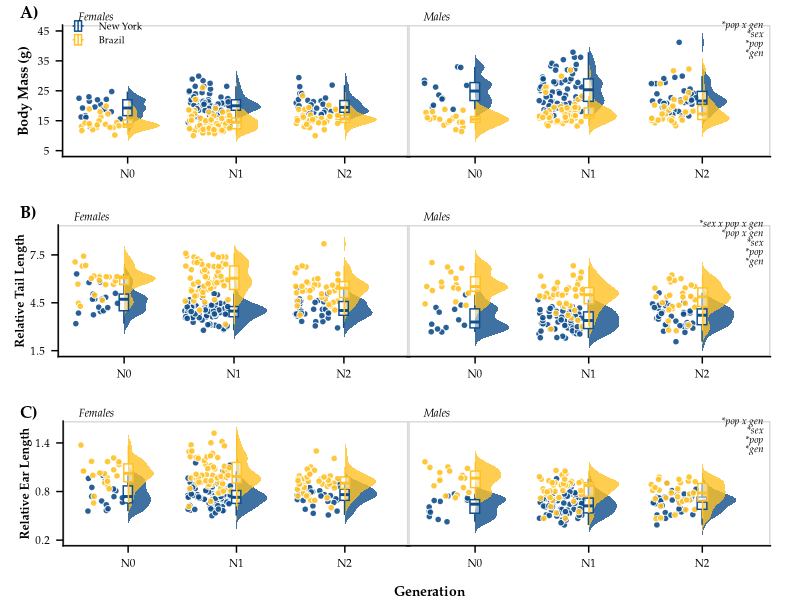

The R source for this figure: (Note: this script raises an error after producing the figure.)
#!/usr/bin/env Rscript --vanilla

##############################################################

# Author: Mallory A. Ballinger

# This script plots *relative* extremity lengths of New York mice
# and Brazil mice across generations (i.e. common garden experiment #1).
# Data were cleaned using the script ./clean_Generations.R.
# This script generates Figure 2 in Ballinger_AmNat_2021.


##############################################################
# Required packages
##############################################################

rm(list = ls()) # clear R's environment
library(tidyverse)
library(here)
library(ggridges)
library(cowplot)
library(car)
library(ggtext)
library(glue)
library(scales)


set.seed(19910118) # so that jitter plots stay in same jittered positions
##############################################################
# Import data
##############################################################

GenerationMetaData <- read_csv(here("data/processed/GenerationColonyData.csv")) %>%
  select(-GUID, -Collector_ID, -Age_days, -Notes) %>% select(-1) %>%
  mutate(Sex = fct_relevel(Sex, "Male", "Female")) %>% # put males before females
  mutate(Population = fct_relevel(Population, "New York", "Brazil")) # put evolved cold pop first

# get sample size of each column
#colSums(!is.na(GenerationMetaData))





##############################################################
# Apply filtering and calculate residuals
##############################################################

# Based on outlier tests (see ./model_Generations.R), any tail length
# less than 50mm is an extreme outlier

Generation_filtered <- GenerationMetaData %>%
  mutate(Tail_Length_mm = ifelse(Tail_Length_mm < 50, NA, Tail_Length_mm)) %>%
  mutate(RelativeTail = (Tail_Length_mm) / (Body_Weight_g))


# Based on outlier tests (see 'code/model_Generations.R'), any ear length
# less than 8mm is an extreme outlier

Generation_filtered_2 <- GenerationMetaData %>%
  mutate(Ear_Length_mm = ifelse(Ear_Length_mm < 8, NA, Ear_Length_mm))  %>%
  mutate(RelativeEar = (Ear_Length_mm) / (Body_Weight_g))





##############################################################
# Get values from statistical analyses
##############################################################

# Refer to ./model_Generations_relative.R for model comparisons and statistical analyses

# > car::Anova(lm(rank(Body_Weight_g) ~ Sex * Population * Generation, data = GenerationMetaData), type = "III")
# Anova Table (Type III tests)
# 
# Response: rank(Body_Weight_g)
# Sum Sq  Df  F value    Pr(>F)    
# (Intercept)               16755268   1 1963.7874 < 2.2e-16 ***
# Sex                         433369   1   50.7926 4.243e-12 ***
# Population                 2410634   1  282.5364 < 2.2e-16 ***
# Generation                   62333   2    3.6528   0.02671 *  
# Sex:Population                4388   1    0.5143   0.47366    
# Sex:Generation               15273   2    0.8951   0.40933    
# Population:Generation        59838   2    3.5066   0.03084 *  
# Sex:Population:Generation    46731   2    2.7386   0.06577 .  
# Residuals                  3745600 439                     
# ---
# Signif. codes:  0 ‘***’ 0.001 ‘**’ 0.01 ‘*’ 0.05 ‘.’ 0.1 ‘ ’ 1

BW_deets <- ("&#42;pop x gen<br>\
             &#42;sex<br>\
             &#42;pop<br>\
             &#42;gen")

# > car::Anova(lm(RelativeTail ~ Sex * Population * Generation,
#                 +            data = Generation_filtered), type = "III")
# Anova Table (Type III tests)
# 
# Response: RelativeTail
# Sum Sq  Df    F value    Pr(>F)    
# (Intercept)               6949.0   1 11236.7825 < 2.2e-16 ***
# Sex                         37.5   1    60.6451 5.394e-14 ***
# Population                 198.8   1   321.4267 < 2.2e-16 ***
# Generation                   8.8   2     7.0821 0.0009441 ***
# Sex:Population               0.0   1     0.0506 0.8222177    
# Sex:Generation               1.6   2     1.3322 0.2650213    
# Population:Generation        6.5   2     5.2860 0.0054042 ** 
# Sex:Population:Generation    4.9   2     3.9512 0.0199513 *  
# Residuals                  259.7 420                                      
# ---
# Signif. codes:  0 ‘***’ 0.001 ‘**’ 0.01 ‘*’ 0.05 ‘.’ 0.1 ‘ ’ 1

TL_deets <- ("&#42;sex x pop x gen<br>
            &#42;pop x gen<br>\
            &#42;sex<br>\
            &#42;pop<br>\
            &#42;gen")


# > car::Anova(lm(RelativeEar ~ Sex * Population * Generation,
#                 +               data = Generation_filtered_2), type = "III")
# Anova Table (Type III tests)
# 
# Response: RelativeEar
# Sum Sq  Df    F value    Pr(>F)    
# (Intercept)               208.353   1 10098.5529 < 2.2e-16 ***
# Sex                         1.307   1    63.3558  1.61e-14 ***
# Population                  3.984   1   193.0768 < 2.2e-16 ***
# Generation                  0.202   2     4.8859 0.0079849 ** 
# Sex:Population              0.012   1     0.5765 0.4481293    
# Sex:Generation              0.047   2     1.1375 0.3215933    
# Population:Generation       0.352   2     8.5330 0.0002329 ***
# Sex:Population:Generation   0.092   2     2.2382 0.1079115    
# Residuals                   8.707 422                    
# ---
# Signif. codes:  0 ‘***’ 0.001 ‘**’ 0.01 ‘*’ 0.05 ‘.’ 0.1 ‘ ’ 1

EL_deets <- ("&#42;pop x gen<br>\
              &#42;sex<br>\
              &#42;pop<br>\
              &#42;gen")




##############################################################
# Plot sex-specific body mass ridgeplot across generations
##############################################################

MaleBW <- GenerationMetaData %>%
  filter(Sex == "Male")

FemaleBW <- GenerationMetaData %>%
  filter(Sex == "Female")


Fmassridge <- 
  ggplot(data = FemaleBW, aes(y = Generation, x = Body_Weight_g)) +
  geom_density_ridges(aes(point_color = Population, point_fill = Population, fill = Population),
                      jittered_points = TRUE, position = "raincloud",
                      alpha = 0.8, point_size = 1.85, point_alpha = 0.9, scale = 0.3,
                      point_shape=21, point_color = "white", color = NA) +
  geom_boxplot(aes(x = Body_Weight_g, y = Generation, color = Population),
               position = position_dodge(width = 0.01),  outlier.shape = NA,
               alpha = 0.5, width = 0.17) +
  scale_x_continuous(breaks = seq(from=5, to=45, by=10),
                     labels = seq(from=5, to=45, by=10),
                     limits = c(5,45)) +
  scale_discrete_manual("point_fill", values = c("dodgerblue4","goldenrod1"), guide="none") +
  scale_discrete_manual("point_color", values = c("dodgerblue4","goldenrod1"), guide = "none") +
  scale_color_manual(values=c("dodgerblue4","goldenrod1")) +
  scale_fill_manual(values=c("dodgerblue4","goldenrod1", "dodgerblue4","goldenrod1")) +
  guides(color=guide_legend(override.aes=list(fill=NA)),
         linetype=guide_legend(override.aes = list(fill=NA))) +# removes gray shading from legend
  coord_flip() +
  theme_half_open(20) +
  panel_border() + # puts border around facets
  theme(panel.grid.minor = element_blank(), axis.line = element_line(colour = "black"),
        axis.title.y = element_text(margin = margin(r = 5), size = 10, face = "bold", family = "Palatino"),
        axis.text.x = element_text(size = 8, color = "black", family = "Palatino"),
        axis.text.y = element_text(size = 8, color = "black", family = "Palatino"),
        legend.position = c(0.025, 0.94),
        legend.background = element_blank(),
        legend.box.background = element_blank(),
        legend.key = element_blank(),
        legend.key.size = unit(0.35, "cm"),
        legend.text = element_text(size=7, family = "Palatino"),
        legend.title = element_blank(),
        plot.tag = element_text(family = "Palatino", size = 10, face = "italic", hjust = 1),
        plot.tag.position = c(0.15,1.025),
        plot.title = element_text(size = 8, face = "italic", hjust = 0.05, vjust = -3, family = "Palatino"),
        plot.title.position = "panel",
        plot.margin = unit(c(0, -0.25, 0, 0.45), "cm")) +
  labs(x = "Body Mass (g)",
       y = NULL,
       title = "Females")


Mmassridge <- 
  ggplot(data = MaleBW, aes(y = Generation, x = Body_Weight_g)) +
  geom_density_ridges(aes(point_color = Population, point_fill = Population, fill = Population),
                      jittered_points = TRUE, position = "raincloud",
                      alpha = 0.8, point_size = 1.85, point_alpha = 0.9, scale = 0.3,
                      point_shape=21, point_color = "white", color = NA) +
  geom_boxplot(aes(x = Body_Weight_g, y = Generation, color = Population),
               position = position_dodge(width = 0.01),  outlier.shape = NA,
               alpha = 0.5, width = 0.17) +
  scale_x_continuous(breaks = seq(from=5, to=45, by=10),
                     labels = seq(from=5, to=45, by=10),
                     limits = c(5,45)) +
  scale_discrete_manual("point_fill", values = c("dodgerblue4","goldenrod1"), guide="none") +
  scale_discrete_manual("point_color", values = c("dodgerblue4","goldenrod1"), guide = "none") +
  scale_color_manual(values=c("dodgerblue4","goldenrod1")) +
  scale_fill_manual(values=c("dodgerblue4","goldenrod1", "dodgerblue4","goldenrod1")) +
  guides(color=guide_legend(override.aes=list(fill=NA)),
         linetype=guide_legend(override.aes = list(fill=NA))) +
  coord_flip() +
  theme_half_open(20) +
  panel_border() + # puts border around facets
  theme(panel.grid.minor = element_blank(), axis.line = element_line(colour = "black"),
        axis.text.x = element_text(size = 8, color = "black", family = "Palatino"),
        axis.text.y = element_blank(),
        axis.ticks.y = element_blank(),
        axis.line.y = element_blank(),
        legend.position = 'none',
        plot.tag = element_markdown(family = "Palatino", size = 7, face = "italic", hjust = 1),
        plot.tag.position = c(0.98,0.82),
        plot.title = element_text(size = 8, face = "italic", hjust = 0.05, vjust = -3, family = "Palatino"),
        plot.title.position = "panel",
        plot.margin = unit(c(0, 0.75, 0.5, 0), "cm")) + # top, right, bottom, lef
  labs(x = NULL,
       y = NULL,
       title = "Males",
       tag = BW_deets)


BW <- cowplot::plot_grid(Fmassridge, Mmassridge, labels = c('A)', ''), align = "h",
                         label_fontfamily = "Palatino", label_size = 12, label_x = 0.05, hjust = 0)





##############################################################
# Plot sex-specific tail length ridgeplot across generaitons
##############################################################

MaleTL <- Generation_filtered %>%
  filter(Sex == "Male")

FemaleTL <- Generation_filtered %>%
  filter(Sex == "Female")


Ftailridge <- 
  ggplot(data = FemaleTL, aes(y = Generation, x = RelativeTail)) +
  geom_density_ridges(aes(point_color = Population, point_fill = Population, fill = Population),
                      jittered_points = TRUE, position = "raincloud",
                      alpha = 0.8, point_size = 1.85, point_alpha = 0.9, scale = 0.3,
                      point_shape=21, point_color = "white", color = NA) +
  geom_boxplot(aes(x = RelativeTail, y = Generation, color = Population),
               position = position_dodge(width = 0.01),  outlier.shape = NA,
               alpha = 0.5, width = 0.17) +
  scale_x_continuous(breaks = seq(from=1.5, to=9, by=3),
                     labels = seq(from=1.5, to=9, by=3),
                     limits = c(1.5,9)) +
  scale_discrete_manual("point_fill", values = c("dodgerblue4","goldenrod1"), guide="none") +
  scale_discrete_manual("point_color", values = c("dodgerblue4","goldenrod1"), guide = "none") +
  scale_color_manual(values=c("dodgerblue4","goldenrod1")) +
  scale_fill_manual(values=c("dodgerblue4","goldenrod1", "dodgerblue4","goldenrod1")) +
  guides(color=guide_legend(override.aes=list(fill=NA)),
         linetype=guide_legend(override.aes = list(fill=NA))) +# removes gray shading from legend
  coord_flip() +
  theme_half_open(20) +
  panel_border() + # puts border around facets
  theme(panel.grid.minor = element_blank(), axis.line = element_line(colour = "black"),
        axis.title.x = element_text(margin = margin(t = 10), size = 10, face = "bold", family = "Palatino", hjust = 1.15),
        axis.title.y = element_text(margin = margin(r = 3), size = 9, face = "bold", family = "Palatino"),
        axis.text.x = element_text(size = 8, color = "black", family = "Palatino"),
        axis.text.y = element_text(size = 8, color = "black", family = "Palatino"),
        legend.position = "none",
        legend.background = element_blank(),
        legend.box.background = element_blank(),
        legend.key = element_blank(),
        legend.key.height = unit(0.5, "cm"),
        legend.key.width = unit(0.5, "cm"),
        legend.text = element_text(size=8, family = "Palatino"),
        legend.title = element_blank(),
        plot.tag = element_text(family = "Palatino", size = 10, face = "italic"),
        plot.tag.position = c(0.17,1.025),
        plot.title = element_text(size = 8, face = "italic", hjust = 0.05, vjust = -3, family = "Palatino"),
        plot.title.position = "panel",
        plot.margin = unit(c(0, -0.25, 0, 0.375), "cm")) +
  labs(x = "Relative Tail Length",
       y = NULL,
       title = "Females")


Mtailridge <- 
  ggplot(data = MaleTL, aes(y = Generation, x = RelativeTail)) +
  geom_density_ridges(aes(point_color = Population, point_fill = Population, fill = Population),
                      jittered_points = TRUE, position = "raincloud",
                      alpha = 0.8, point_size = 1.85, point_alpha = 0.9, scale = 0.3,
                      point_shape=21, point_color = "white", color = NA) +
  geom_boxplot(aes(x = RelativeTail, y = Generation, color = Population),
               position = position_dodge(width = 0.01),  outlier.shape = NA,
               alpha = 0.5, width = 0.17, fill = "white") +
  scale_x_continuous(breaks = seq(from=1.5, to=9, by=3),
                     labels = seq(from=1.5, to=9, by=3),
                     limits = c(1.5,9)) +
  scale_discrete_manual("point_fill", values = c("dodgerblue4","goldenrod1"), guide="none") +
  scale_discrete_manual("point_color", values = c("dodgerblue4","goldenrod1"), guide = "none") +
  scale_color_manual(values=c("dodgerblue4","goldenrod1")) +
  scale_fill_manual(values=c("dodgerblue4","goldenrod1", "dodgerblue4","goldenrod1")) +
  guides(color=guide_legend(override.aes=list(fill=NA)),
         linetype=guide_legend(override.aes = list(fill=NA))) +
  coord_flip() +
  theme_half_open(20) +
  panel_border() + # puts border around facets
  theme(panel.grid.minor = element_blank(), axis.line = element_line(colour = "black"),
        axis.title.x = element_text(margin = margin(t = 10), size = 10, face = "bold", family = "Palatino", hjust = 0.6),
        axis.title.y = element_text(margin = margin(r = 10), size = 10, face = "bold", family = "Palatino"),
        axis.text.x = element_text(size = 8, color = "black", family = "Palatino"),
        axis.text.y = element_blank(),
        axis.ticks.y = element_blank(),
        axis.line.y = element_blank(),
        legend.position = 'none',
        legend.background = element_blank(),
        legend.box.background = element_blank(),
        legend.key = element_blank(),
        legend.key.height = unit(0.5, "cm"),
        legend.key.width = unit(0.5, "cm"),
        legend.text = element_text(size=8, family = "Palatino"),
        legend.title = element_blank(),
        plot.tag = element_markdown(family = "Palatino", size = 7, face = "italic", hjust = 1),
        plot.tag.position = c(0.98,0.81),
        plot.title = element_text(size = 8, face = "italic", hjust = 0.05, vjust = -3, family = "Palatino"),
        plot.title.position = "panel",
        plot.margin = unit(c(0, 0.75, 0.5, 0), "cm")) + # top, right, bottom, left (0.5, 0.5, 0.1, -0.5)
  labs(x = NULL,
       y = NULL,
       title = "Males",
       tag = TL_deets)


Tails <- cowplot::plot_grid(Ftailridge, Mtailridge, labels = c('B)', ''), align = "h",
                            label_fontfamily = "Palatino", label_size = 12, label_x = 0.05, hjust = 0)





##############################################################
# Plot sex-specific ear length ridgeplot across generaitons
##############################################################

MaleEL <- Generation_filtered_2 %>%
  filter(Sex == "Male")

FemaleEL <- Generation_filtered_2 %>%
  filter(Sex == "Female")


Fearridge <- 
  ggplot(data = FemaleEL, aes(y = Generation, x = RelativeEar)) +
  geom_density_ridges(aes(point_color = Population, point_fill = Population, fill = Population),
                      jittered_points = TRUE, position = "raincloud",
                      alpha = 0.8, point_size = 1.85, point_alpha = 0.9, scale = 0.3,
                      point_shape=21, point_color = "white", color = NA) +
  geom_boxplot(aes(x = RelativeEar, y = Generation, color = Population),
               position = position_dodge(width = 0.01),  outlier.shape = NA,
               alpha = 0.5, width = 0.17) +
  scale_x_continuous(breaks = seq(from=0.2, to=1.6, by=0.6),
                     labels = seq(from=0.2, to=1.6, by=0.6),
                     limits = c(0.2,1.6)) +
  scale_discrete_manual("point_fill", values = c("dodgerblue4","goldenrod1"), guide="none") +
  scale_discrete_manual("point_color", values = c("dodgerblue4","goldenrod1"), guide = "none") +
  scale_color_manual(values=c("dodgerblue4","goldenrod1")) +
  scale_fill_manual(values=c("dodgerblue4","goldenrod1", "dodgerblue4","goldenrod1")) +
  guides(color=guide_legend(override.aes=list(fill=NA)),
         linetype=guide_legend(override.aes = list(fill=NA))) + # removes gray shading from legend
  coord_flip() +
  theme_half_open(20) +
  panel_border() + # puts border around facets
  theme(panel.grid.minor = element_blank(), axis.line = element_line(colour = "black"),
        axis.title.x = element_text(margin = margin(t = 12), size = 10, face = "bold", family = "Palatino", hjust = 1.2),
        axis.title.y = element_text(margin = margin(r = 3), size = 9, face = "bold", family = "Palatino"),
        axis.text.x = element_text(size = 8, color = "black", family = "Palatino"),
        axis.text.y = element_text(size = 8, color = "black", family = "Palatino"),
        legend.position = "none",
        legend.background = element_blank(),
        legend.box.background = element_blank(),
        legend.key = element_blank(),
        legend.key.height = unit(0.5, "cm"),
        legend.key.width = unit(0.5, "cm"),
        legend.text = element_text(size=8, family = "Palatino"),
        legend.title = element_blank(),
        plot.tag = element_text(family = "Palatino", size = 10, face = "italic"),
        plot.tag.position = c(0.17,1.025),
        plot.title = element_text(size = 8, face = "italic", hjust = 0.05, vjust = -3, family = "Palatino"),
        plot.title.position = "panel",
        plot.margin = unit(c(-0.1, -0.25, -0.25, 0.5), "cm")) +
  labs(x = "Relative Ear Length",
       y = "Generation",
       title = "Females")


Mearridge <- 
  ggplot(data = MaleEL, aes(y = Generation, x = RelativeEar)) +
  geom_density_ridges(aes(point_color = Population, point_fill = Population, fill = Population),
                      jittered_points = TRUE, position = "raincloud",
                      alpha = 0.8, point_size = 1.85, point_alpha = 0.9, scale = 0.3,
                      point_shape=21, point_color = "white", color = NA) +
  geom_boxplot(aes(x = RelativeEar, y = Generation, color = Population),
               position = position_dodge(width = 0.01),  outlier.shape = NA,
               alpha = 0.5, width = 0.17, fill = "white") +
  scale_x_continuous(breaks = seq(from=0.2, to=1.6, by=0.6),
                     labels = seq(from=0.2, to=1.6, by=0.6),
                     limits = c(0.2,1.6)) +
  scale_discrete_manual("point_fill", values = c("dodgerblue4","goldenrod1"), guide="none") +
  scale_discrete_manual("point_color", values = c("dodgerblue4","goldenrod1"), guide = "none") +
  scale_color_manual(values=c("dodgerblue4","goldenrod1")) +
  scale_fill_manual(values=c("dodgerblue4","goldenrod1", "dodgerblue4","goldenrod1")) +
  guides(color=guide_legend(override.aes=list(fill=NA)),
         linetype=guide_legend(override.aes = list(fill=NA))) +
  coord_flip() +
  theme_half_open(20) +
  panel_border() + # puts border around facets
  theme(panel.grid.minor = element_blank(), axis.line = element_line(colour = "black"),
        axis.title.x = element_text(margin = margin(t = 10), size = 10, face = "bold", family = "Palatino", hjust = 0.6),
        axis.title.y = element_text(margin = margin(r = 10), size = 9, face = "bold", family = "Palatino"),
        axis.text.x = element_text(size = 8, color = "black", family = "Palatino"),
        axis.text.y = element_blank(),
        axis.ticks.y = element_blank(),
        axis.line.y = element_blank(),
        legend.position = 'none',
        legend.background = element_blank(),
        legend.box.background = element_blank(),
        legend.key = element_blank(),
        legend.key.height = unit(0.5, "cm"),
        legend.key.width = unit(0.5, "cm"),
        legend.text = element_text(size=8, family = "Palatino"),
        legend.title = element_blank(),
        plot.tag = element_markdown(family = "Palatino", size = 7, face = "italic", hjust = 1),
        plot.tag.position = c(0.98,0.84),
        plot.title = element_text(size = 8, face = "italic", hjust = 0.05, vjust = -3, family = "Palatino"),
        plot.title.position = "panel",
        plot.margin = unit(c(-0.1, 0.75, -0.25, 0), "cm")) + # top, right, bottom, left (0.5, 0.5, 0.1, -0.5)
  labs(x = NULL,
       y = NULL,
       title = "Males",
       tag = EL_deets)


Ears <- cowplot::plot_grid(Fearridge, Mearridge, labels = c('C)', ''), align = 'h',
                           label_fontfamily = "Palatino", label_size = 12, label_x = 0.05, hjust = 0)



cowplot::plot_grid(BW, Tails, Ears, ncol=1, nrow=3, label_fontfamily = "Palatino",
                   label_size = 12, label_x = 0.05, hjust = 0, align = 'v')

ggsave("results/figures/Generations_relative.tiff", height = 7, width = 6, compression = "lzw")
ggsave("results/figures/Generations_relative.pdf", height = 7, width = 6)
